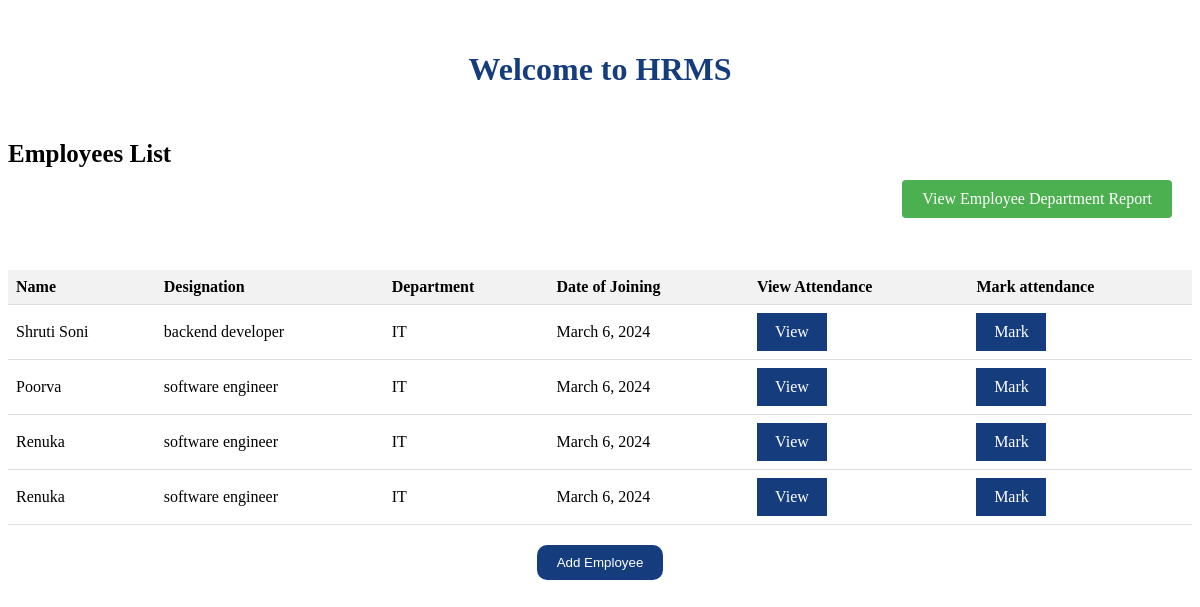
/, run on an earlier commit of the app's database.
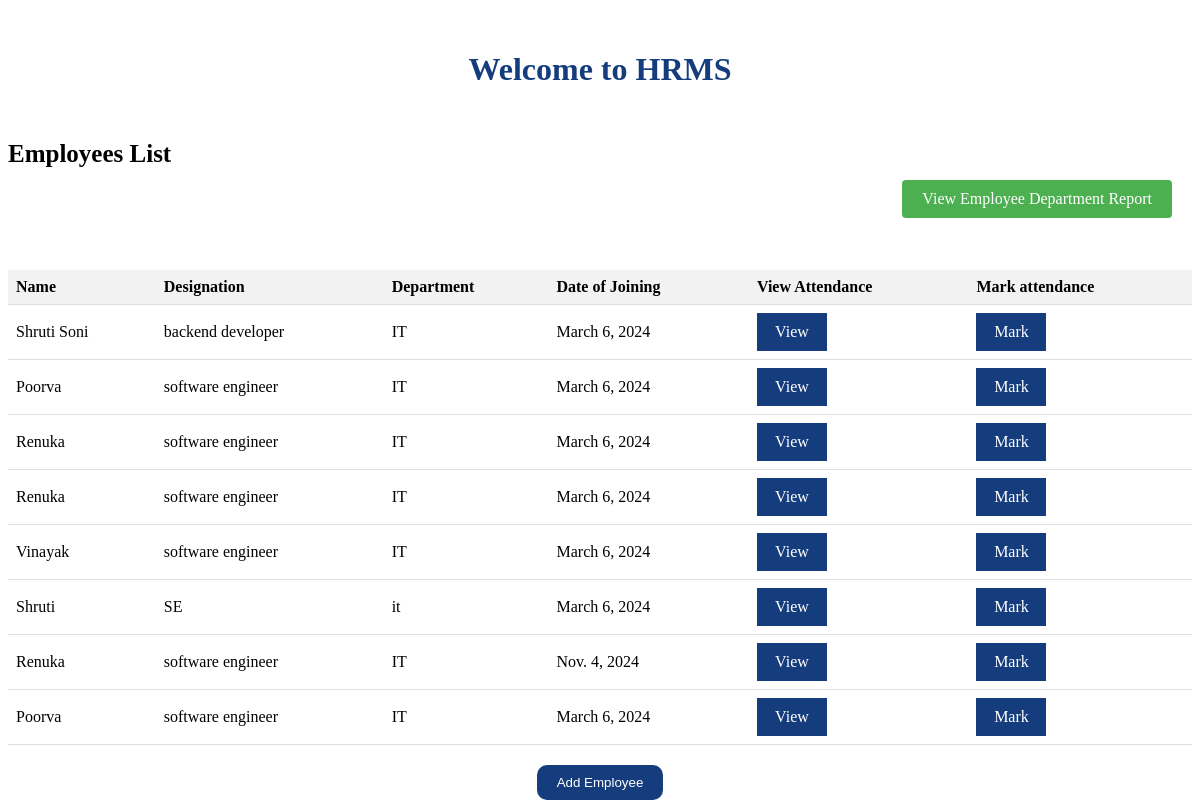
And on a later commit of the database.
### empolyee/models.py (models this page shows, shortened)
class Employee(models.Model):
    name = models.CharField(max_length=100)
    designation = models.CharField(max_length=100)
    department = models.CharField(max_length=100)
    date_of_joining = models.DateField()
    attendance_date = models.DateField(null=True, blank=True)
    is_present = models.BooleanField(default=False)

### empolyee/views.py (the view)
# urls.py: path('', views.home, name='home'),
def home(request):
    employees = Employee.objects.all()
    return render(request, 'home.html', {'employees': employees})

### empolyee/templates/home.html (shortened to what this page needs)
<!DOCTYPE html>
<html lang="en">
<head>
</head>
<body>
    <h1 class="wlcm-title">Welcome to HRMS</h1>
    <div class="list-heading"> Employees List</div>
    <div class="report-btn"><a href="{% url 'employee_department_report' %}" class="view-report">View Employee Department Report</a></div>
    <table>
        <thead>
            <tr>
                <th>Name</th>
                <th>Designation</th>
                <th>Department</th>
                <th>Date of Joining</th>
                <th>View Attendance</th>
                <th>Mark attendance</th>
            </tr>
        </thead>
        <tbody>
            {% for employee in employees %}
            <tr>
                <td>{{ employee.name }}</td>
                <td>{{ employee.designation }}</td>
                <td>{{ employee.department }}</td>
                <td>{{ employee.date_of_joining }}</td>
                <td ><div class="view-btn"><a href="{% url 'employee_detail' employee.id %}">View</a></div></td>
                <td ><div class="view-btn"><a href="{% url 'mark_attendance' employee.id %}">Mark</a></div></td>
            </tr>
            {% endfor %}
        </tbody>
    </table>
    <div class="flex"><a href="{% url 'add_employee' %}"><button class="add-employee-btn">Add Employee</button></a></div>
</body>
</html>

### empolyee/templates/home.html (style rules this page uses)
table { width: 100%; border-collapse: collapse; }
th, td { padding: 8px; text-align: left; border-bottom: 1px solid #ddd; }
th { background-color: #f2f2f2; }
.add-employee-btn { background-color: rgb(21, 61, 125); border: none; padding: 10px 20px; border-radius: 10px; color: #ffffff; }
.flex { display: flex; justify-content: center; align-items: center; padding-top: 20px; }
.wlcm-title { padding:30px 0px; display: flex; justify-content: center; align-items: center; color:rgb(21, 61, 125); }
.list-heading { font-size: 25px; padding-bottom: 10px; font-weight: 600; }
a { text-decoration: none; color: #ffffff; }
.view-btn { background-color:rgb(21, 61, 125); width: 60px; color: #ffffff !important; display: flex; justify-content: center; align-items: center; padding: 10px 5px; }
.view-report { display: inline-block; background-color: #4CAF50; color: white; padding: 10px 20px; text-align: center; text-decoration: none; font-size: 16px; margin: 2px 0; cursor: pointer; border-radius: 4px; }
.report-btn { text-align: right; margin-right: 20px; padding-bottom: 50px; }

What changed in the data, as far as the page shows it:
added Employee: name "Vinayak", designation "software engineer", department "IT", date_of_joining "March 6, 2024"
added Employee: name "Shruti", designation "SE", department "it", date_of_joining "March 6, 2024"
added Employee: name "Renuka", designation "software engineer", department "IT", date_of_joining "Nov. 4, 2024"
added Employee: name "Poorva", designation "software engineer", department "IT", date_of_joining "March 6, 2024"
